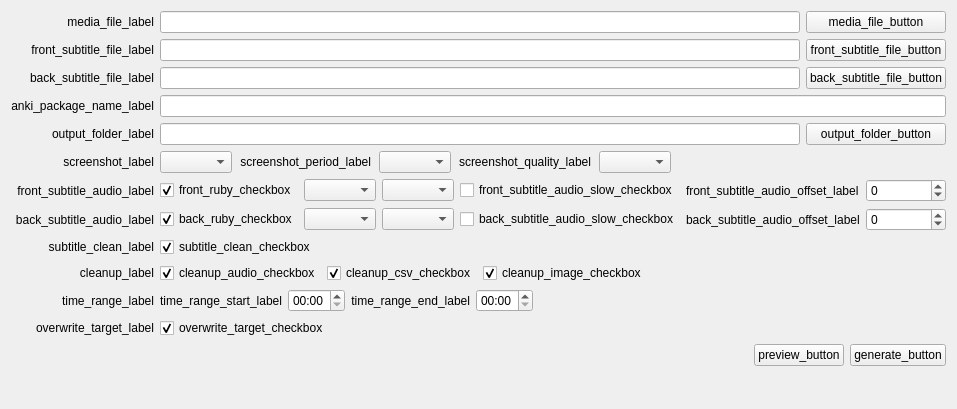
<?xml version="1.0" encoding="UTF-8"?>
<ui version="4.0">
 <class>generate_from_subtitle_form</class>
 <widget class="QWidget" name="generate_from_subtitle_form">
  <property name="geometry">
   <rect>
    <x>0</x>
    <y>0</y>
    <width>785</width>
    <height>409</height>
   </rect>
  </property>
  <property name="windowTitle">
   <string>generate_from_subtitle_form</string>
  </property>
  <layout class="QHBoxLayout" name="horizontalLayout">
   <item>
    <layout class="QGridLayout" name="gridLayout">
     <item row="8" column="0">
      <widget class="QLabel" name="front_subtitle_audio_label">
       <property name="text">
        <string>front_subtitle_audio_label</string>
       </property>
       <property name="alignment">
        <set>Qt::AlignRight|Qt::AlignTrailing|Qt::AlignVCenter</set>
       </property>
      </widget>
     </item>
     <item row="16" column="2">
      <spacer name="verticalSpacer">
       <property name="orientation">
        <enum>Qt::Vertical</enum>
       </property>
       <property name="sizeHint" stdset="0">
        <size>
         <width>20</width>
         <height>40</height>
        </size>
       </property>
      </spacer>
     </item>
     <item row="2" column="1">
      <widget class="QLineEdit" name="back_subtitle_file_edit"/>
     </item>
     <item row="13" column="0">
      <widget class="QLabel" name="overwrite_target_label">
       <property name="text">
        <string>overwrite_target_label</string>
       </property>
       <property name="alignment">
        <set>Qt::AlignRight|Qt::AlignTrailing|Qt::AlignVCenter</set>
       </property>
      </widget>
     </item>
     <item row="2" column="2">
      <widget class="QPushButton" name="back_subtitle_file_button">
       <property name="text">
        <string>back_subtitle_file_button</string>
       </property>
      </widget>
     </item>
     <item row="1" column="2">
      <widget class="QPushButton" name="front_subtitle_file_button">
       <property name="text">
        <string>front_subtitle_file_button</string>
       </property>
      </widget>
     </item>
     <item row="4" column="1">
      <widget class="QLineEdit" name="output_folder_edit"/>
     </item>
     <item row="0" column="2">
      <widget class="QPushButton" name="media_file_button">
       <property name="text">
        <string>media_file_button</string>
       </property>
      </widget>
     </item>
     <item row="3" column="1" colspan="2">
      <widget class="QLineEdit" name="anki_package_name_edit"/>
     </item>
     <item row="11" column="0">
      <widget class="QLabel" name="cleanup_label">
       <property name="text">
        <string>cleanup_label</string>
       </property>
       <property name="alignment">
        <set>Qt::AlignRight|Qt::AlignTrailing|Qt::AlignVCenter</set>
       </property>
      </widget>
     </item>
     <item row="0" column="0">
      <widget class="QLabel" name="media_file_label">
       <property name="layoutDirection">
        <enum>Qt::RightToLeft</enum>
       </property>
       <property name="text">
        <string>media_file_label</string>
       </property>
       <property name="alignment">
        <set>Qt::AlignRight|Qt::AlignTrailing|Qt::AlignVCenter</set>
       </property>
      </widget>
     </item>
     <item row="7" column="0">
      <widget class="QLabel" name="screenshot_label">
       <property name="text">
        <string>screenshot_label</string>
       </property>
       <property name="alignment">
        <set>Qt::AlignRight|Qt::AlignTrailing|Qt::AlignVCenter</set>
       </property>
      </widget>
     </item>
     <item row="2" column="0">
      <widget class="QLabel" name="back_subtitle_file_label">
       <property name="text">
        <string>back_subtitle_file_label</string>
       </property>
       <property name="alignment">
        <set>Qt::AlignRight|Qt::AlignTrailing|Qt::AlignVCenter</set>
       </property>
      </widget>
     </item>
     <item row="4" column="0">
      <widget class="QLabel" name="output_folder_label">
       <property name="text">
        <string>output_folder_label</string>
       </property>
       <property name="alignment">
        <set>Qt::AlignRight|Qt::AlignTrailing|Qt::AlignVCenter</set>
       </property>
      </widget>
     </item>
     <item row="12" column="1" colspan="2">
      <layout class="QGridLayout" name="gridLayout_2">
       <item row="0" column="3">
        <widget class="QTimeEdit" name="time_range_end_timeedit">
         <property name="displayFormat">
          <string>mm:ss</string>
         </property>
        </widget>
       </item>
       <item row="0" column="2">
        <widget class="QLabel" name="time_range_end_label">
         <property name="minimumSize">
          <size>
           <width>0</width>
           <height>0</height>
          </size>
         </property>
         <property name="text">
          <string>time_range_end_label</string>
         </property>
         <property name="alignment">
          <set>Qt::AlignRight|Qt::AlignTrailing|Qt::AlignVCenter</set>
         </property>
        </widget>
       </item>
       <item row="0" column="0">
        <widget class="QLabel" name="time_range_start_label">
         <property name="minimumSize">
          <size>
           <width>0</width>
           <height>0</height>
          </size>
         </property>
         <property name="text">
          <string>time_range_start_label</string>
         </property>
         <property name="alignment">
          <set>Qt::AlignRight|Qt::AlignTrailing|Qt::AlignVCenter</set>
         </property>
        </widget>
       </item>
       <item row="0" column="1">
        <widget class="QTimeEdit" name="time_range_start_timeedit">
         <property name="displayFormat">
          <string>mm:ss</string>
         </property>
        </widget>
       </item>
       <item row="0" column="4">
        <spacer name="horizontalSpacer_2">
         <property name="orientation">
          <enum>Qt::Horizontal</enum>
         </property>
         <property name="sizeHint" stdset="0">
          <size>
           <width>40</width>
           <height>20</height>
          </size>
         </property>
        </spacer>
       </item>
      </layout>
     </item>
     <item row="1" column="0">
      <widget class="QLabel" name="front_subtitle_file_label">
       <property name="layoutDirection">
        <enum>Qt::RightToLeft</enum>
       </property>
       <property name="text">
        <string>front_subtitle_file_label</string>
       </property>
       <property name="alignment">
        <set>Qt::AlignRight|Qt::AlignTrailing|Qt::AlignVCenter</set>
       </property>
      </widget>
     </item>
     <item row="10" column="0">
      <widget class="QLabel" name="subtitle_clean_label">
       <property name="text">
        <string>subtitle_clean_label</string>
       </property>
       <property name="alignment">
        <set>Qt::AlignRight|Qt::AlignTrailing|Qt::AlignVCenter</set>
       </property>
      </widget>
     </item>
     <item row="3" column="0">
      <widget class="QLabel" name="anki_package_name_label">
       <property name="text">
        <string>anki_package_name_label</string>
       </property>
       <property name="alignment">
        <set>Qt::AlignRight|Qt::AlignTrailing|Qt::AlignVCenter</set>
       </property>
      </widget>
     </item>
     <item row="11" column="1" colspan="2">
      <layout class="QHBoxLayout" name="horizontalLayout_8">
       <item>
        <widget class="QCheckBox" name="cleanup_audio_checkbox">
         <property name="text">
          <string>cleanup_audio_checkbox</string>
         </property>
         <property name="checked">
          <bool>true</bool>
         </property>
        </widget>
       </item>
       <item>
        <widget class="QCheckBox" name="cleanup_csv_checkbox">
         <property name="text">
          <string>cleanup_csv_checkbox</string>
         </property>
         <property name="checked">
          <bool>true</bool>
         </property>
        </widget>
       </item>
       <item>
        <widget class="QCheckBox" name="cleanup_image_checkbox">
         <property name="text">
          <string>cleanup_image_checkbox</string>
         </property>
         <property name="checked">
          <bool>true</bool>
         </property>
        </widget>
       </item>
       <item>
        <spacer name="horizontalSpacer_4">
         <property name="orientation">
          <enum>Qt::Horizontal</enum>
         </property>
         <property name="sizeHint" stdset="0">
          <size>
           <width>40</width>
           <height>20</height>
          </size>
         </property>
        </spacer>
       </item>
      </layout>
     </item>
     <item row="7" column="1" colspan="2">
      <layout class="QHBoxLayout" name="horizontalLayout_2">
       <property name="spacing">
        <number>8</number>
       </property>
       <item>
        <widget class="QComboBox" name="screenshot_source_combobox"/>
       </item>
       <item>
        <widget class="QLabel" name="screenshot_period_label">
         <property name="text">
          <string>screenshot_period_label</string>
         </property>
         <property name="alignment">
          <set>Qt::AlignRight|Qt::AlignTrailing|Qt::AlignVCenter</set>
         </property>
        </widget>
       </item>
       <item>
        <widget class="QComboBox" name="screenshot_period_combobox"/>
       </item>
       <item>
        <widget class="QLabel" name="screenshot_quality_label">
         <property name="text">
          <string>screenshot_quality_label</string>
         </property>
         <property name="alignment">
          <set>Qt::AlignRight|Qt::AlignTrailing|Qt::AlignVCenter</set>
         </property>
        </widget>
       </item>
       <item>
        <widget class="QComboBox" name="screenshot_quality_combobox"/>
       </item>
       <item>
        <spacer name="horizontalSpacer_3">
         <property name="orientation">
          <enum>Qt::Horizontal</enum>
         </property>
         <property name="sizeHint" stdset="0">
          <size>
           <width>40</width>
           <height>20</height>
          </size>
         </property>
        </spacer>
       </item>
      </layout>
     </item>
     <item row="1" column="1">
      <widget class="QLineEdit" name="front_subtitle_file_edit"/>
     </item>
     <item row="0" column="1">
      <widget class="QLineEdit" name="media_file_edit">
       <property name="toolTip">
        <string>media_file_edit_tooltip</string>
       </property>
      </widget>
     </item>
     <item row="15" column="0" colspan="3">
      <layout class="QHBoxLayout" name="horizontalLayout_7">
       <item>
        <spacer name="horizontalSpacer_5">
         <property name="orientation">
          <enum>Qt::Horizontal</enum>
         </property>
         <property name="sizeHint" stdset="0">
          <size>
           <width>40</width>
           <height>20</height>
          </size>
         </property>
        </spacer>
       </item>
       <item>
        <widget class="QPushButton" name="preview_button">
         <property name="text">
          <string>preview_button</string>
         </property>
        </widget>
       </item>
       <item>
        <widget class="QPushButton" name="generate_button">
         <property name="text">
          <string>generate_button</string>
         </property>
        </widget>
       </item>
      </layout>
     </item>
     <item row="4" column="2">
      <widget class="QPushButton" name="output_folder_button">
       <property name="text">
        <string>output_folder_button</string>
       </property>
      </widget>
     </item>
     <item row="12" column="0">
      <widget class="QLabel" name="time_range_label">
       <property name="text">
        <string>time_range_label</string>
       </property>
       <property name="alignment">
        <set>Qt::AlignRight|Qt::AlignTrailing|Qt::AlignVCenter</set>
       </property>
      </widget>
     </item>
     <item row="13" column="1" colspan="2">
      <layout class="QHBoxLayout" name="horizontalLayout_10">
       <item>
        <widget class="QCheckBox" name="overwrite_target_checkbox">
         <property name="text">
          <string>overwrite_target_checkbox</string>
         </property>
         <property name="checked">
          <bool>true</bool>
         </property>
        </widget>
       </item>
      </layout>
     </item>
     <item row="10" column="1" colspan="2">
      <layout class="QHBoxLayout" name="horizontalLayout_5">
       <item>
        <widget class="QCheckBox" name="subtitle_clean_checkbox">
         <property name="text">
          <string>subtitle_clean_checkbox</string>
         </property>
         <property name="checked">
          <bool>true</bool>
         </property>
        </widget>
       </item>
      </layout>
     </item>
     <item row="9" column="0">
      <widget class="QLabel" name="back_subtitle_audio_label">
       <property name="text">
        <string>back_subtitle_audio_label</string>
       </property>
       <property name="alignment">
        <set>Qt::AlignRight|Qt::AlignTrailing|Qt::AlignVCenter</set>
       </property>
      </widget>
     </item>
     <item row="8" column="1" rowspan="2" colspan="2">
      <layout class="QGridLayout" name="gridLayout_3">
       <item row="2" column="2">
        <widget class="QCheckBox" name="back_ruby_checkbox">
         <property name="text">
          <string>back_ruby_checkbox</string>
         </property>
         <property name="checked">
          <bool>true</bool>
         </property>
        </widget>
       </item>
       <item row="1" column="3">
        <widget class="QComboBox" name="front_lang_combobox"/>
       </item>
       <item row="1" column="4">
        <widget class="QComboBox" name="front_subtitle_audio_engine_combobox"/>
       </item>
       <item row="2" column="7">
        <widget class="QSpinBox" name="back_subtitle_audio_offset_spinbox">
         <property name="minimumSize">
          <size>
           <width>80</width>
           <height>0</height>
          </size>
         </property>
         <property name="minimum">
          <number>-1000000</number>
         </property>
         <property name="maximum">
          <number>1000000</number>
         </property>
         <property name="singleStep">
          <number>100</number>
         </property>
        </widget>
       </item>
       <item row="2" column="3">
        <widget class="QComboBox" name="back_lang_combobox"/>
       </item>
       <item row="2" column="6">
        <widget class="QLabel" name="back_subtitle_audio_offset_label">
         <property name="text">
          <string>back_subtitle_audio_offset_label</string>
         </property>
        </widget>
       </item>
       <item row="2" column="4">
        <widget class="QComboBox" name="back_subtitle_audio_engine_combobox"/>
       </item>
       <item row="1" column="2">
        <widget class="QCheckBox" name="front_ruby_checkbox">
         <property name="text">
          <string>front_ruby_checkbox</string>
         </property>
         <property name="checked">
          <bool>true</bool>
         </property>
        </widget>
       </item>
       <item row="1" column="7">
        <widget class="QSpinBox" name="front_subtitle_audio_offset_spinbox">
         <property name="minimumSize">
          <size>
           <width>80</width>
           <height>0</height>
          </size>
         </property>
         <property name="minimum">
          <number>-1000000</number>
         </property>
         <property name="maximum">
          <number>100000</number>
         </property>
         <property name="singleStep">
          <number>100</number>
         </property>
        </widget>
       </item>
       <item row="1" column="6">
        <widget class="QLabel" name="front_subtitle_audio_offset_label">
         <property name="text">
          <string>front_subtitle_audio_offset_label</string>
         </property>
        </widget>
       </item>
       <item row="1" column="8">
        <spacer name="horizontalSpacer">
         <property name="orientation">
          <enum>Qt::Horizontal</enum>
         </property>
         <property name="sizeHint" stdset="0">
          <size>
           <width>40</width>
           <height>20</height>
          </size>
         </property>
        </spacer>
       </item>
       <item row="1" column="5">
        <widget class="QCheckBox" name="front_subtitle_audio_slow_checkbox">
         <property name="text">
          <string>front_subtitle_audio_slow_checkbox</string>
         </property>
        </widget>
       </item>
       <item row="2" column="5">
        <widget class="QCheckBox" name="back_subtitle_audio_slow_checkbox">
         <property name="text">
          <string>back_subtitle_audio_slow_checkbox</string>
         </property>
        </widget>
       </item>
      </layout>
     </item>
    </layout>
   </item>
  </layout>
 </widget>
 <resources/>
 <connections/>
</ui>
